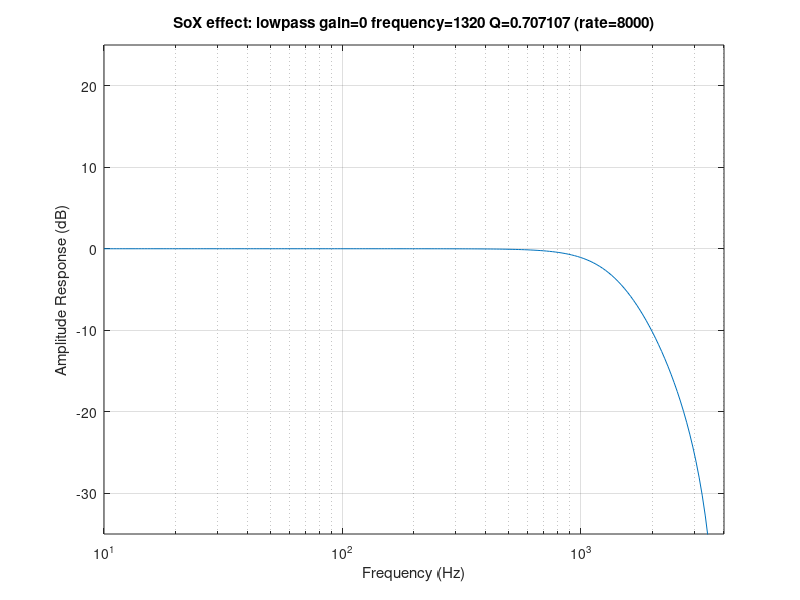

Write MATLAB code to recreate this figure.
% GNU Octave file (may also work with MATLAB(R) )
Fs=8000;minF=10;maxF=Fs/2;
sweepF=logspace(log10(minF),log10(maxF),200);
[h,w]=freqz([1.526008445288920e-01 3.052016890577839e-01 1.526008445288920e-01],[1 -6.328855625361093e-01 2.432889406516772e-01],sweepF,Fs);
semilogx(w,20*log10(h))
title('SoX effect: lowpass gain=0 frequency=1320 Q=0.707107 (rate=8000)')
xlabel('Frequency (Hz)')
ylabel('Amplitude Response (dB)')
axis([minF maxF -35 25])
grid on
disp('Hit return to continue')
pause
